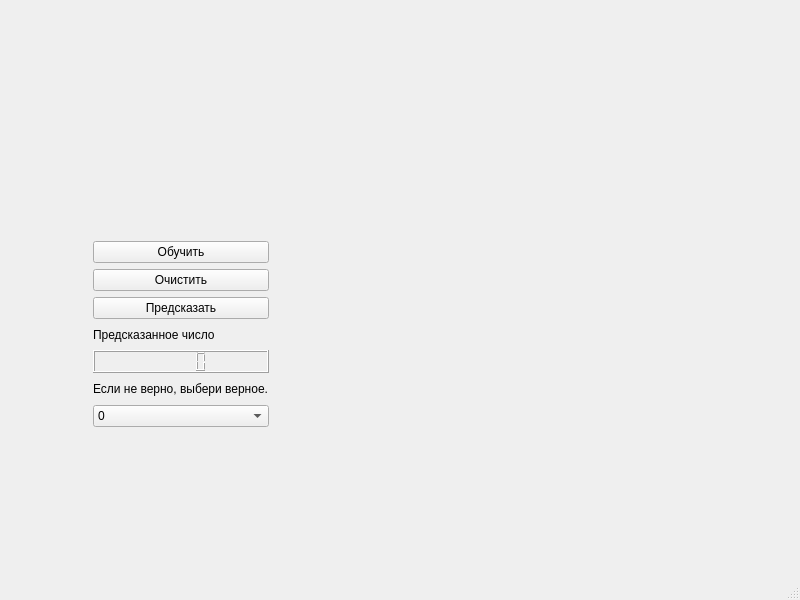
<?xml version="1.0" encoding="UTF-8"?>
<ui version="4.0">
 <class>NumberNet</class>
 <widget class="QMainWindow" name="NumberNet">
  <property name="geometry">
   <rect>
    <x>0</x>
    <y>0</y>
    <width>800</width>
    <height>600</height>
   </rect>
  </property>
  <property name="windowTitle">
   <string>MainWindow</string>
  </property>
  <widget class="QWidget" name="centralwidget">
   <widget class="QWidget" name="layoutWidget">
    <property name="geometry">
     <rect>
      <x>80</x>
      <y>241</y>
      <width>189</width>
      <height>211</height>
     </rect>
    </property>
    <layout class="QGridLayout" name="gridLayout">
     <item row="0" column="0" rowspan="7">
      <widget class="Paint" name="widget" native="true"/>
     </item>
     <item row="0" column="1">
      <widget class="QPushButton" name="pushButton_3">
       <property name="text">
        <string>Обучить</string>
       </property>
      </widget>
     </item>
     <item row="1" column="1">
      <widget class="QPushButton" name="pushButton_2">
       <property name="text">
        <string>Очистить</string>
       </property>
      </widget>
     </item>
     <item row="2" column="1">
      <widget class="QPushButton" name="pushButton">
       <property name="text">
        <string>Предсказать</string>
       </property>
      </widget>
     </item>
     <item row="3" column="1">
      <widget class="QLabel" name="label">
       <property name="text">
        <string>Предсказанное число</string>
       </property>
      </widget>
     </item>
     <item row="4" column="1">
      <widget class="QLCDNumber" name="lcdNumber"/>
     </item>
     <item row="5" column="1">
      <widget class="QLabel" name="label_2">
       <property name="text">
        <string>Если не верно, выбери верное.</string>
       </property>
      </widget>
     </item>
     <item row="6" column="1">
      <widget class="QComboBox" name="comboBox">
       <item>
        <property name="text">
         <string>0</string>
        </property>
       </item>
       <item>
        <property name="text">
         <string>1</string>
        </property>
       </item>
       <item>
        <property name="text">
         <string>2</string>
        </property>
       </item>
       <item>
        <property name="text">
         <string>3</string>
        </property>
       </item>
       <item>
        <property name="text">
         <string>4</string>
        </property>
       </item>
       <item>
        <property name="text">
         <string>5</string>
        </property>
       </item>
       <item>
        <property name="text">
         <string>6</string>
        </property>
       </item>
       <item>
        <property name="text">
         <string>7</string>
        </property>
       </item>
       <item>
        <property name="text">
         <string>8</string>
        </property>
       </item>
       <item>
        <property name="text">
         <string>9</string>
        </property>
       </item>
      </widget>
     </item>
     <item row="7" column="0" colspan="2">
      <widget class="QLabel" name="label_3">
       <property name="text">
        <string/>
       </property>
      </widget>
     </item>
    </layout>
   </widget>
  </widget>
  <widget class="QMenuBar" name="menubar">
   <property name="geometry">
    <rect>
     <x>0</x>
     <y>0</y>
     <width>800</width>
     <height>21</height>
    </rect>
   </property>
  </widget>
  <widget class="QStatusBar" name="statusbar"/>
 </widget>
 <customwidgets>
  <customwidget>
   <class>Paint</class>
   <extends>QWidget</extends>
   <header>paint.h</header>
   <container>1</container>
  </customwidget>
 </customwidgets>
 <resources/>
 <connections/>
</ui>
